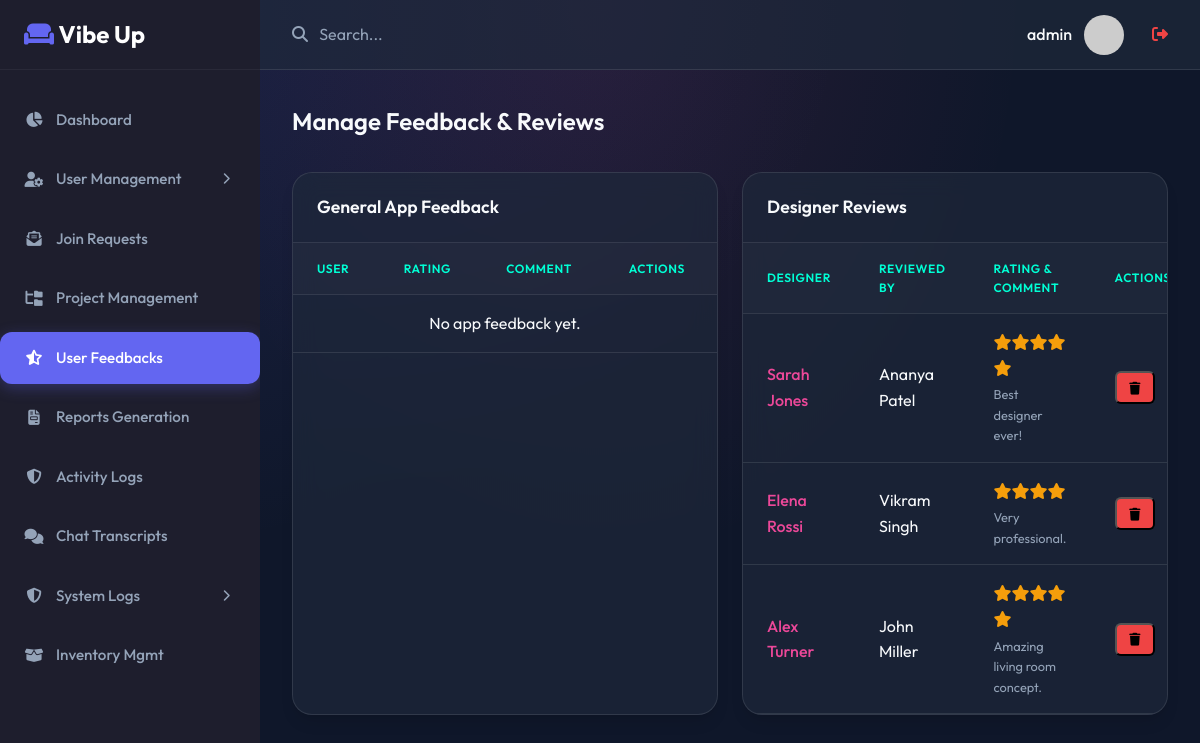
The page /admin/feedback.php (signed in) on the database its author committed.
### tables this page shows
CREATE TABLE `feedback` (
  `id` char(20) NOT NULL,
  `from_user_id` char(20) DEFAULT NULL,
  `to_user_id` char(20) DEFAULT NULL,
  `project_id` char(20) DEFAULT NULL,
  `rating` int(11) DEFAULT NULL,
  `comment` text DEFAULT NULL,
  `created_at` timestamp NOT NULL DEFAULT current_timestamp(),
  `status` enum('approved','blocked') DEFAULT 'approved'
);

CREATE TABLE `user` (
  `id` char(20) NOT NULL,
  `name` varchar(100) NOT NULL,
  `email` varchar(50) NOT NULL,
  `username` varchar(50) NOT NULL,
  `password_hash` varchar(255) NOT NULL,
  `password` varchar(255) DEFAULT NULL COMMENT 'Plain text password for api_v2 compatibility',
  `phone` varchar(15) NOT NULL,
  `profile_pic_url` text DEFAULT NULL,
  `dob` date NOT NULL,
  `role` enum('user','designer','admin') DEFAULT 'user',
  `last_activity` timestamp NOT NULL DEFAULT current_timestamp() ON UPDATE current_timestamp(),
  `created_at` timestamp NOT NULL DEFAULT current_timestamp()
);

### admin/feedback.php (the view, shortened to what this page needs)
<?php
$db = new Database();
$conn = $db->getConnection();
require_once '../includes/header.php';
require_once '../includes/sidebar.php';
$app_stmt = $conn->query("
    SELECT f.*, u.name as user_name
    FROM feedback f
    LEFT JOIN user u ON f.from_user_id = u.id
    WHERE f.to_user_id IS NULL OR f.to_user_id = ''
    ORDER BY f.created_at DESC
");
$app_feedbacks = $app_stmt->fetchAll();
$designer_stmt = $conn->query("
    SELECT f.*, u.name as user_name, d.name as designer_name
    FROM feedback f
    LEFT JOIN user u ON f.from_user_id = u.id
    LEFT JOIN user d ON f.to_user_id = d.id AND d.role = 'designer'
    WHERE f.to_user_id IS NOT NULL AND f.to_user_id != ''
    ORDER BY f.created_at DESC
");
$designer_feedbacks = $designer_stmt->fetchAll();
?>
<div class="page-header">
    <h1 class="page-title">Manage Feedback & Reviews</h1>
</div>
<div style="display: grid; grid-template-columns: 1fr 1fr; gap: 1.5rem;">
    <div class="card">
        <div class="card-header">
            <h3 class="card-title">General App Feedback</h3>
        </div>
        <div class="card-body" style="padding: 0;">
            <div class="table-responsive">
                <table class="table">
                    <thead>
                        <tr>
                            <th>User</th>
                            <th>Rating</th>
                            <th>Comment</th>
                            <th>Actions</th>
                        </tr>
                    </thead>
                    <tbody>
                        <?php if (count($app_feedbacks) == 0): ?>
                        <tr><td colspan="4" style="text-align:center;">No app feedback yet.</td></tr>
                        <?php endif; ?>
                    </tbody>
                </table>
            </div>
        </div>
    </div>
    <div class="card">
        <div class="card-header">
            <h3 class="card-title">Designer Reviews</h3>
        </div>
        <div class="card-body" style="padding: 0;">
            <div class="table-responsive">
                <table class="table">
                    <thead>
                        <tr>
                            <th>Designer</th>
                            <th>Reviewed By</th>
                            <th>Rating & Comment</th>
                            <th>Actions</th>
                        </tr>
                    </thead>
                    <tbody>
                        <?php foreach($designer_feedbacks as $fb): ?>
                        <tr>
                            <td style="font-weight: 500;">
                                <a href="designer_details.php?id=<?= $fb['to_user_id'] ?>" style="color:var(--secondary); text-decoration:none;">
                                    <?= htmlspecialchars($fb['designer_name']) ?>
                                </a>
                            </td>
                            <td><?= htmlspecialchars($fb['user_name']) ?></td>
                            <td>
                                <div style="color:var(--warning); margin-bottom:0.2rem;">
                                    <?php for($i=0; $i<$fb['rating']; $i++) echo '<i class="fa-solid fa-star"></i>'; ?>
                                </div>
                                <div style="font-size: 0.8rem; color:var(--text-muted);"><?= htmlspecialchars($fb['comment']) ?></div>
                            </td>
                            <td>
                                <form method="POST" action="" style="display:inline;" onsubmit="return confirm('Delete this feedback?');">
                                    <button type="submit" class="btn btn-sm btn-danger"><i class="fa-solid fa-trash"></i></button>
                                </form>
                            </td>
                        </tr>
                        <?php endforeach; ?>
                    </tbody>
                </table>
            </div>
        </div>
    </div>
</div>
<?php require_once '../includes/footer.php'; ?>

### assets/css/style.css (style rules this page uses)
:root { --primary: #6366f1; --primary-hover: #4f46e5; --secondary: #ec4899; --accent: #00ffd5; --background: #0f172a; --surface: rgba(30, 41, 59, 0.7); --text-main: #f8fafc; --text-muted: #94a3b8; --border: rgba(255, 255, 255, 0.1); --success: #10b981; --danger: #ef4444; --warning: #f59e0b; --sidebar-bg: #1e1e2d; --sidebar-text: #9899ac; --sidebar-hover: #ffffff; --sidebar-active: var(--primary); --glass: rgba(255, 255, 255, 0.05); --glass-border: rgba(255, 255, 255, 0.1); }
* { margin: 0; padding: 0; box-sizing: border-box; font-family: 'Outfit', sans-serif; }
html { scroll-behavior: smooth; }
body { background-color: var(--background); background-image: radial-gradient(at 0% 0%, rgba(99, 102, 241, 0.15) 0, transparent 50%), radial-gradient(at 50% 0%, rgba(236, 72, 153, 0.1) 0, transparent 50%); color: var(--text-main); line-height: 1.6; min-height: 100vh; }
.page-header { display: flex; justify-content: space-between; align-items: center; margin-bottom: 2rem; }
.page-title { font-size: 1.5rem; font-weight: 600; color: var(--text-main); }
.card { background: var(--surface); backdrop-filter: blur(12px); -webkit-backdrop-filter: blur(12px); border-radius: 1.25rem; box-shadow: 0 10px 15px -3px rgba(0, 0, 0, 0.1), 0 4px 6px -2px rgba(0, 0, 0, 0.05); border: 1px solid var(--border); overflow: hidden; margin-bottom: 1.5rem; transition: transform 0.2s ease, box-shadow 0.2s ease; }
.card-header { padding: 1.25rem 1.5rem; border-bottom: 1px solid var(--border); display: flex; justify-content: space-between; align-items: center; }
.card-title { font-weight: 600; font-size: 1.1rem; }
.card-body { padding: 1.5rem; }
.table-responsive { overflow-x: auto; }
.table { width: 100%; border-collapse: collapse; }
.table th, .table td { padding: 1rem 1.5rem; text-align: left; border-bottom: 1px solid var(--border); }
.table th { font-weight: 600; color: var(--accent); background-color: rgba(255, 255, 255, 0.02); text-transform: uppercase; font-size: 0.75rem; letter-spacing: 0.05em; }
.btn-sm { padding: 0.4rem 0.8rem; font-size: 0.8rem; border-radius: 0.375rem; }
.btn-danger { background-color: var(--danger); }

### rows shown on the page
feedback: to_user.name "Sarah Jones", from_user.name "Ananya Patel", rating 5 (drawn), comment "Best designer ever!"
feedback: to_user.name "Elena Rossi", from_user.name "Vikram Singh", rating 4 (drawn), comment "Very professional."
feedback: to_user.name "Alex Turner", from_user.name "John Miller", rating 5 (drawn), comment "Amazing living room concept."

### other values the page prints
$_SESSION['admin_username'] "admin"
